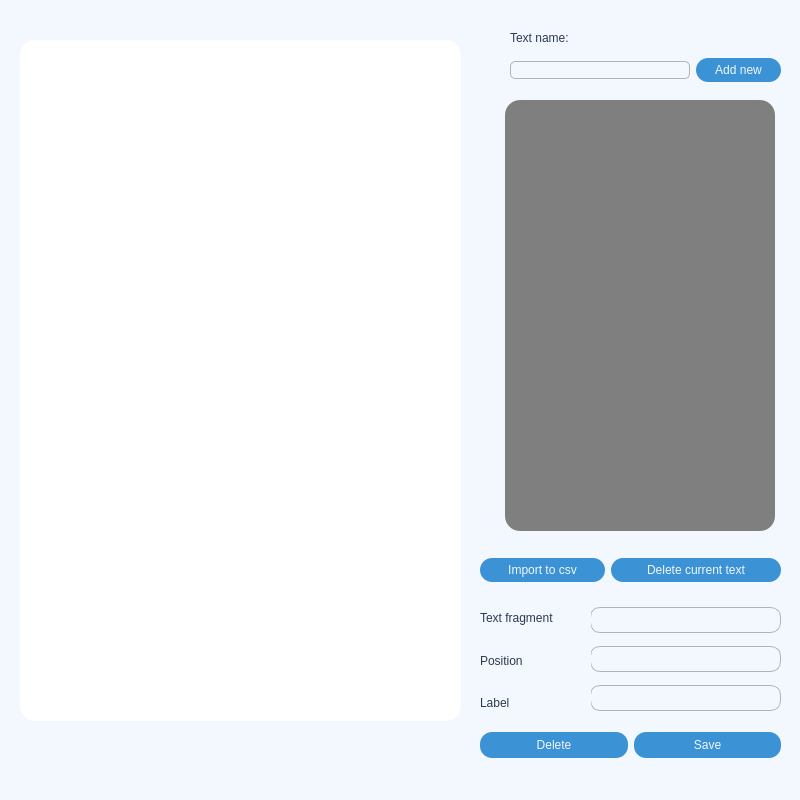
<?xml version="1.0" encoding="UTF-8"?>
<ui version="4.0">
 <class>edit_window</class>
 <widget class="QWidget" name="edit_window">
  <property name="geometry">
   <rect>
    <x>0</x>
    <y>0</y>
    <width>800</width>
    <height>800</height>
   </rect>
  </property>
  <property name="minimumSize">
   <size>
    <width>800</width>
    <height>800</height>
   </size>
  </property>
  <property name="maximumSize">
   <size>
    <width>800</width>
    <height>800</height>
   </size>
  </property>
  <property name="windowTitle">
   <string/>
  </property>
  <property name="styleSheet">
   <string notr="true">background-color: rgb(243,247,254)</string>
  </property>
  <widget class="QFrame" name="frame">
   <property name="geometry">
    <rect>
     <x>0</x>
     <y>0</y>
     <width>800</width>
     <height>800</height>
    </rect>
   </property>
   <property name="frameShape">
    <enum>QFrame::NoFrame</enum>
   </property>
   <property name="frameShadow">
    <enum>QFrame::Raised</enum>
   </property>
   <widget class="QWidget" name="verticalLayoutWidget_2">
    <property name="geometry">
     <rect>
      <x>590</x>
      <y>600</y>
      <width>191</width>
      <height>121</height>
     </rect>
    </property>
    <layout class="QVBoxLayout" name="verticalLayout_2">
     <item>
      <widget class="QLineEdit" name="text_fragment_input">
       <property name="minimumSize">
        <size>
         <width>0</width>
         <height>26</height>
        </size>
       </property>
       <property name="styleSheet">
        <string notr="true">QLineEdit {
	border: 1px solid rgb(179, 179, 179);
	border-radius:10px;
	color:rgb(43,59,78);
}</string>
       </property>
      </widget>
     </item>
     <item>
      <widget class="QLineEdit" name="position_input">
       <property name="minimumSize">
        <size>
         <width>0</width>
         <height>26</height>
        </size>
       </property>
       <property name="styleSheet">
        <string notr="true">QLineEdit {
	border: 1px solid rgb(179, 179, 179);
	border-radius:10px;
	color:rgb(43,59,78);
}</string>
       </property>
      </widget>
     </item>
     <item>
      <widget class="QLineEdit" name="label_input">
       <property name="minimumSize">
        <size>
         <width>0</width>
         <height>26</height>
        </size>
       </property>
       <property name="styleSheet">
        <string notr="true">QLineEdit {
	border: 1px solid rgb(179, 179, 179);
	border-radius:10px;
	color:rgb(43,59,78);
}</string>
       </property>
      </widget>
     </item>
    </layout>
   </widget>
   <widget class="QTableWidget" name="list_of_labels">
    <property name="geometry">
     <rect>
      <x>505</x>
      <y>100</y>
      <width>270</width>
      <height>431</height>
     </rect>
    </property>
    <property name="styleSheet">
     <string notr="true">background-color: rgb(127, 127, 127);
color: rgb(230, 230, 230);
font: 14pt &quot;Andale Mono&quot;;
border-radius: 15px;


</string>
    </property>
    <property name="frameShape">
     <enum>QFrame::NoFrame</enum>
    </property>
    <property name="showGrid">
     <bool>false</bool>
    </property>
   </widget>
   <widget class="QWidget" name="horizontalLayoutWidget">
    <property name="geometry">
     <rect>
      <x>480</x>
      <y>720</y>
      <width>301</width>
      <height>51</height>
     </rect>
    </property>
    <layout class="QHBoxLayout" name="horizontalLayout">
     <item>
      <widget class="QPushButton" name="delete_btn">
       <property name="minimumSize">
        <size>
         <width>0</width>
         <height>26</height>
        </size>
       </property>
       <property name="styleSheet">
        <string notr="true">QPushButton {
	background-color: rgb(59, 146, 212);
	color:rgb(243,247,254);
	border: 0px solid;
	border-radius: 12px;
	font: 13pt &quot;Andale Mono&quot;;
}

QPushButton:hover {
	background-color: rgb(243,247,254);
	color:rgb(59, 146, 212);
}</string>
       </property>
       <property name="text">
        <string>Delete</string>
       </property>
      </widget>
     </item>
     <item>
      <widget class="QPushButton" name="save_btn">
       <property name="minimumSize">
        <size>
         <width>0</width>
         <height>26</height>
        </size>
       </property>
       <property name="styleSheet">
        <string notr="true">QPushButton {
	background-color: rgb(59, 146, 212);
	color:rgb(243,247,254);
	border: 0px solid;
	border-radius: 12px;
	font: 13pt &quot;Andale Mono&quot;;
}

QPushButton:hover {
	background-color: rgb(243,247,254);
	color:rgb(59, 146, 212);
}</string>
       </property>
       <property name="text">
        <string>Save</string>
       </property>
      </widget>
     </item>
    </layout>
   </widget>
   <widget class="QWidget" name="verticalLayoutWidget">
    <property name="geometry">
     <rect>
      <x>480</x>
      <y>600</y>
      <width>111</width>
      <height>121</height>
     </rect>
    </property>
    <layout class="QVBoxLayout" name="verticalLayout">
     <item>
      <widget class="QLabel" name="label_2">
       <property name="styleSheet">
        <string notr="true">font: 13pt &quot;Andale Mono&quot;;
color:rgb(43,59,78);</string>
       </property>
       <property name="text">
        <string>Text fragment</string>
       </property>
      </widget>
     </item>
     <item>
      <widget class="QLabel" name="label_3">
       <property name="styleSheet">
        <string notr="true">font: 13pt &quot;Andale Mono&quot;;
color:rgb(43,59,78);</string>
       </property>
       <property name="text">
        <string>Position</string>
       </property>
      </widget>
     </item>
     <item>
      <widget class="QLabel" name="label_6">
       <property name="styleSheet">
        <string notr="true">font: 13pt &quot;Andale Mono&quot;;
color:rgb(43,59,78);</string>
       </property>
       <property name="text">
        <string>Label</string>
       </property>
      </widget>
     </item>
    </layout>
   </widget>
   <widget class="QWidget" name="horizontalLayoutWidget_2">
    <property name="geometry">
     <rect>
      <x>510</x>
      <y>50</y>
      <width>271</width>
      <height>41</height>
     </rect>
    </property>
    <layout class="QHBoxLayout" name="horizontalLayout_2">
     <item>
      <widget class="QComboBox" name="texts_list">
       <property name="minimumSize">
        <size>
         <width>180</width>
         <height>0</height>
        </size>
       </property>
       <property name="maximumSize">
        <size>
         <width>200</width>
         <height>16777215</height>
        </size>
       </property>
       <property name="styleSheet">
        <string notr="true">QComboBox {
	border: 1px solid rgb(179, 179, 179);
	border-radius: 5px;
	font: 13pt &quot;Andale Mono&quot;;
	color:rgb(43,59,78);
}

QComboBox::drop-down 
{
    border: 0px;
}</string>
       </property>
      </widget>
     </item>
     <item>
      <widget class="QPushButton" name="addnew_btn">
       <property name="minimumSize">
        <size>
         <width>0</width>
         <height>24</height>
        </size>
       </property>
       <property name="styleSheet">
        <string notr="true">QPushButton {
	background-color: rgb(59, 146, 212);
	color:rgb(243,247,254);
	border: 0px solid;
	border-radius: 12px;
	font: 13pt &quot;Andale Mono&quot;;
}

QPushButton:hover {
	background-color: rgb(243,247,254);
	color:rgb(59, 146, 212);
}</string>
       </property>
       <property name="text">
        <string>Add new</string>
       </property>
      </widget>
     </item>
    </layout>
   </widget>
   <widget class="QLabel" name="label">
    <property name="geometry">
     <rect>
      <x>510</x>
      <y>30</y>
      <width>81</width>
      <height>16</height>
     </rect>
    </property>
    <property name="styleSheet">
     <string notr="true">font: 13pt &quot;Andale Mono&quot;;
color:rgb(43,59,78);</string>
    </property>
    <property name="text">
     <string>Text name:</string>
    </property>
   </widget>
   <widget class="QTextEdit" name="text">
    <property name="geometry">
     <rect>
      <x>20</x>
      <y>40</y>
      <width>441</width>
      <height>681</height>
     </rect>
    </property>
    <property name="styleSheet">
     <string notr="true">background-color: rgb(255, 255, 255);
border-radius:15px;
font: 10pt &quot;Andale Mono&quot;;
color:rgb(43,59,78);</string>
    </property>
    <property name="html">
     <string>&lt;!DOCTYPE HTML PUBLIC &quot;-//W3C//DTD HTML 4.0//EN&quot; &quot;http://www.w3.org/TR/REC-html40/strict.dtd&quot;&gt;
&lt;html&gt;&lt;head&gt;&lt;meta name=&quot;qrichtext&quot; content=&quot;1&quot; /&gt;&lt;style type=&quot;text/css&quot;&gt;
p, li { white-space: pre-wrap; }
&lt;/style&gt;&lt;/head&gt;&lt;body style=&quot; font-family:'Andale Mono'; font-size:10pt; font-weight:400; font-style:normal;&quot;&gt;
&lt;p style=&quot;-qt-paragraph-type:empty; margin-top:0px; margin-bottom:0px; margin-left:0px; margin-right:0px; -qt-block-indent:0; text-indent:0px;&quot;&gt;&lt;br /&gt;&lt;/p&gt;&lt;/body&gt;&lt;/html&gt;</string>
    </property>
   </widget>
   <widget class="QWidget" name="horizontalLayoutWidget_3">
    <property name="geometry">
     <rect>
      <x>480</x>
      <y>550</y>
      <width>301</width>
      <height>41</height>
     </rect>
    </property>
    <layout class="QHBoxLayout" name="horizontalLayout_3">
     <item>
      <widget class="QPushButton" name="import_to_csv_btn">
       <property name="minimumSize">
        <size>
         <width>0</width>
         <height>24</height>
        </size>
       </property>
       <property name="styleSheet">
        <string notr="true">QPushButton {
	background-color: rgb(59, 146, 212);
	color:rgb(243,247,254);
	border: 0px solid;
	border-radius: 12px;
	font: 13pt &quot;Andale Mono&quot;;
}

QPushButton:hover {
	background-color: rgb(243,247,254);
	color:rgb(59, 146, 212);
}</string>
       </property>
       <property name="text">
        <string>Import to csv</string>
       </property>
      </widget>
     </item>
     <item>
      <widget class="QPushButton" name="delete_cur_text_btn">
       <property name="minimumSize">
        <size>
         <width>170</width>
         <height>24</height>
        </size>
       </property>
       <property name="styleSheet">
        <string notr="true">QPushButton {
	background-color: rgb(59, 146, 212);
	color:rgb(243,247,254);
	border: 0px solid;
	border-radius: 12px;
	font: 13pt &quot;Andale Mono&quot;;
}

QPushButton:hover {
	background-color: rgb(243,247,254);
	color:rgb(59, 146, 212);
}</string>
       </property>
       <property name="text">
        <string>Delete current text</string>
       </property>
      </widget>
     </item>
    </layout>
   </widget>
   <widget class="QLabel" name="dataset_name_label">
    <property name="geometry">
     <rect>
      <x>20</x>
      <y>20</y>
      <width>441</width>
      <height>16</height>
     </rect>
    </property>
    <property name="styleSheet">
     <string notr="true">font: 15pt &quot;Andale Mono&quot;;
color:rgb(43,59,78);</string>
    </property>
    <property name="text">
     <string/>
    </property>
   </widget>
  </widget>
 </widget>
 <resources/>
 <connections/>
</ui>
